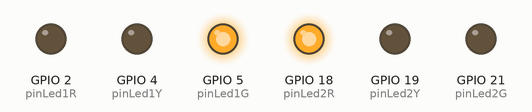
Recording of a sketch running on a simulated ESP32. On the bench: output pins drawn as LEDs (lit = HIGH). What the sketch prints to the serial monitor is not drawn.

Above: at 2.5 s.
At 6.0 s:
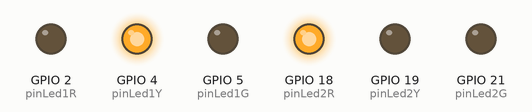
At 9.5 s:
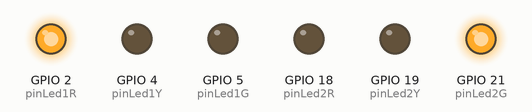
At 13.0 s:
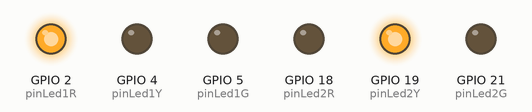
Timing chart, 0 to 18.2 s (numbered marks = the images above):
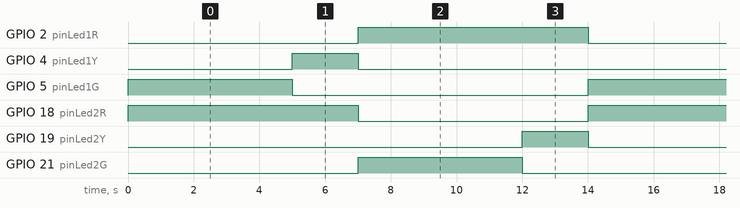

Measured:
- by itself, GPIO 2 (pinLed1R), GPIO 18 (pinLed2R): alternates HIGH for 7.0 s and LOW for 7.0 s
- by itself, GPIO 4 (pinLed1Y), GPIO 19 (pinLed2Y): alternates HIGH for 2.0 s and LOW for 12.0 s
- by itself, GPIO 5 (pinLed1G), GPIO 21 (pinLed2G): alternates HIGH for 5.0 s and LOW for 9.0 s

The sketch:

semaforo.ino
```cpp
#include <WiFi.h>
#include <WiFiClient.h>
// Biblioteca para criar servidor HTTP.
#include <WebServer.h>
#include <string.h> // Trabalhar com textos.

// Cria instância da biblioteca WebServer passando a porta de funcionamento, no caso a padrão: 80.
WebServer server(80);

// Definindo nome e senha da rede:
const char *ssid = "gratão";
const char *password = "123456789@";

// Definindo configurações de rede:
IPAddress local_IP(192, 168, 0, 100); // IP local (endereço);
IPAddress gateway(192, 168, 0, 1); // Endereço do gateway
IPAddress subnet(255, 255, 255, 0); // Máscara de Sub-Rede
// ~~~ Toda a Configuração de Rede ~~~ //

const int pinLed1R = 2;
const int pinLed1Y = 4;
const int pinLed1G = 5;
const int pinLed2R = 18;
const int pinLed2Y = 19;
const int pinLed2G = 21;

bool semaforo1 = true;
bool semaforo2 = false;

const int tempoamarelo = 2000;
const int tempoverde = 5000;

void setup() {
  Serial.begin(115200);// Configuração e inicialização do Access Point:
  Serial.print("Configurando o WiFi....");
  Serial.println(WiFi.softAPConfig(local_IP, gateway, subnet) ? "Ok" : "Erro na configuração");

  Serial.print("Iniciando a WiFi....");
  Serial.println(WiFi.softAP(ssid, password) ? "Ok" : "Erro na inicialização");
  Serial.print("IP do AP: ");
  Serial.println(WiFi.softAPIP());

  pinMode(pinLed1R, OUTPUT);
  pinMode(pinLed1Y, OUTPUT);
  pinMode(pinLed1G, OUTPUT);
  pinMode(pinLed2R, OUTPUT);
  pinMode(pinLed2Y, OUTPUT);
  pinMode(pinLed2G, OUTPUT);
}

void loop() {
  ligardesligar();
}

void ligardesligar(){
  if (semaforo2){
    diminuiLuz(pinLed2R);
    acendeLuz(pinLed1R);
    acendeLuz(pinLed2G);
    delay(tempoverde);
    diminuiLuz(pinLed2G);
    acendeLuz(pinLed2Y);
    delay(tempoamarelo);
    diminuiLuz(pinLed2Y);
    semaforo1 = true;
    diminuiLuz(pinLed1R);
    acendeLuz(pinLed2R);
} else {
   acendeLuz(pinLed2R);
}if (semaforo1){
   acendeLuz(pinLed1G);
    delay(tempoverde);
    diminuiLuz(pinLed1G);
    acendeLuz(pinLed1Y);
    delay(tempoamarelo);
    diminuiLuz(pinLed1Y);
    semaforo1 = false;
    semaforo2 = true;
} else {
    acendeLuz(pinLed1G);
}
}
void acendeLuz(int p){
    digitalWrite(p, HIGH);
}

void diminuiLuz(int p){
    digitalWrite(p, LOW);
}
```
